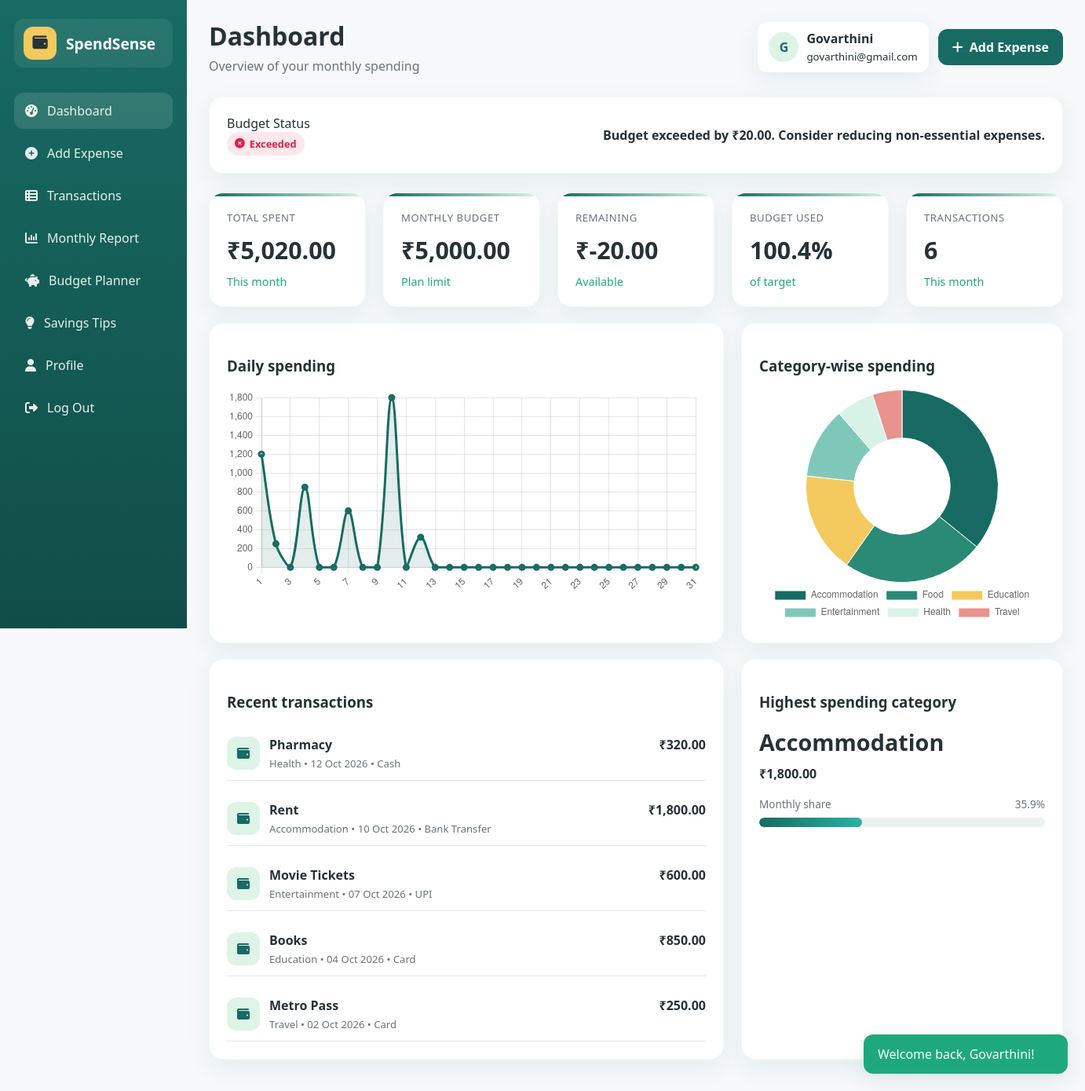
/index.php (signed in), run on the app's committed database.
### tables this page shows
CREATE TABLE budgets (
    id INT AUTO_INCREMENT PRIMARY KEY,
    user_id INT NOT NULL,
    budget_month INT NOT NULL,
    budget_year INT NOT NULL,
    monthly_limit DECIMAL(10,2) NOT NULL,
    created_at TIMESTAMP DEFAULT CURRENT_TIMESTAMP,
    updated_at TIMESTAMP DEFAULT CURRENT_TIMESTAMP ON UPDATE CURRENT_TIMESTAMP,
    CONSTRAINT fk_budgets_user FOREIGN KEY (user_id) REFERENCES users(id) ON DELETE CASCADE,
    UNIQUE KEY unique_user_month_budget (user_id, budget_month, budget_year)
);

CREATE TABLE expenses (
    id INT AUTO_INCREMENT PRIMARY KEY,
    user_id INT NOT NULL,
    title VARCHAR(200) NOT NULL,
    amount DECIMAL(10,2) NOT NULL,
    category VARCHAR(50) NOT NULL,
    expense_date DATE NOT NULL,
    payment_method VARCHAR(50) NOT NULL,
    notes TEXT,
    created_at TIMESTAMP DEFAULT CURRENT_TIMESTAMP,
    updated_at TIMESTAMP DEFAULT CURRENT_TIMESTAMP ON UPDATE CURRENT_TIMESTAMP,
    CONSTRAINT fk_expenses_user FOREIGN KEY (user_id) REFERENCES users(id) ON DELETE CASCADE,
    INDEX idx_expenses_user_date (user_id, expense_date),
    INDEX idx_expenses_category (category),
    INDEX idx_expenses_user (user_id)
);

### includes/functions.php (called while the page is built, shortened)
<?php
function currentUser(): ?array
{
    return $_SESSION['user'];
}
function e(string $value): string
{
    return htmlspecialchars($value, ENT_QUOTES, 'UTF-8');
}
function formatCurrency(float $amount): string
{
    return '₹' . number_format($amount, 2, '.', ',');
}
function getFlashMessages(): array
{
    $messages = $_SESSION['flash'] ?? [];
    return $messages;
}
function getPdo(): PDO
{
    static $pdo = null;
    if ($pdo instanceof PDO) {
        return $pdo;
    }
    $dsn = 'mysql:host=' . DB_HOST . ';port=' . DB_PORT . ';dbname=' . DB_NAME . ';charset=utf8mb4';
    $options = [
        PDO::ATTR_ERRMODE => PDO::ERRMODE_EXCEPTION,
        PDO::ATTR_DEFAULT_FETCH_MODE => PDO::FETCH_ASSOC,
        PDO::ATTR_EMULATE_PREPARES => false,
    ];
    try {
        $pdo = new PDO($dsn, DB_USER, DB_PASS, $options);
    } catch (PDOException $e) {
        die('Database connection failed. Please check your XAMPP MySQL configuration.');
    }
    return $pdo;
}
function getMonthlyExpenseSummary(int $userId, int $month, int $year): array
{
    $pdo = getPdo();
    $stmt = $pdo->prepare(
        'SELECT COALESCE(SUM(amount), 0) AS total_expenses, COUNT(*) AS total_transactions
         FROM expenses
         WHERE user_id = :user_id AND MONTH(expense_date) = :month AND YEAR(expense_date) = :year'
    );
    $stmt->execute(['user_id' => $userId, 'month' => $month, 'year' => $year]);
    return $stmt->fetch() ?: ['total_expenses' => 0, 'total_transactions' => 0];
}
function getMonthlyBudget(int $userId, int $month, int $year): ?array
{
    $pdo = getPdo();
    $stmt = $pdo->prepare(
        'SELECT * FROM budgets WHERE user_id = :user_id AND budget_month = :month AND budget_year = :year LIMIT 1'
    );
    $stmt->execute(['user_id' => $userId, 'month' => $month, 'year' => $year]);
    return $stmt->fetch() ?: null;
}
function getCategoryBreakdown(int $userId, int $month, int $year): array
{
    $pdo = getPdo();
    $stmt = $pdo->prepare(
        'SELECT category, SUM(amount) AS total_amount
         FROM expenses
         WHERE user_id = :user_id AND MONTH(expense_date) = :month AND YEAR(expense_date) = :year
         GROUP BY category
         ORDER BY total_amount DESC'
    );
    $stmt->execute(['user_id' => $userId, 'month' => $month, 'year' => $year]);
    return $stmt->fetchAll();
}
function getDailySpendingData(int $userId, int $month, int $year): array
{
    $pdo = getPdo();
    $stmt = $pdo->prepare(
        'SELECT DAY(expense_date) AS day_label, COALESCE(SUM(amount), 0) AS total_amount
         FROM expenses
         WHERE user_id = :user_id AND MONTH(expense_date) = :month AND YEAR(expense_date) = :year
         GROUP BY DAY(expense_date)
         ORDER BY day_label ASC'
    );
    $stmt->execute(['user_id' => $userId, 'month' => $month, 'year' => $year]);
    $data = [];
    foreach ($stmt->fetchAll() as $row) {
        $data[(int)$row['day_label']] = (float)$row['total_amount'];
    }
    return $data;
}
function budgetStatus(float $usedPercent): string
{
    return 'danger';
}
function getBudgetWarningMessage(float $spent, float $budget): string
{
    $usedPercent = ($spent / $budget) * 100;
    $exceededBy = $spent - $budget;
    return 'Budget exceeded by ' . formatCurrency($exceededBy) . '. Consider reducing non-essential expenses.';
}
function recentTransactions(int $userId, int $limit = 5): array
{
    $pdo = getPdo();
    $stmt = $pdo->prepare(
        'SELECT * FROM expenses
         WHERE user_id = :user_id
         ORDER BY expense_date DESC, created_at DESC
         LIMIT :limit'
    );
    $stmt->bindValue(':user_id', $userId, PDO::PARAM_INT);
    $stmt->bindValue(':limit', $limit, PDO::PARAM_INT);
    $stmt->execute();
    return $stmt->fetchAll();
}

### index.php (the view, shortened to what this page needs)
<?php
$user = currentUser();
$month = (int)date('n');
$year = (int)date('Y');
$summary = getMonthlyExpenseSummary((int)$user['id'], $month, $year);
$budget = getMonthlyBudget((int)$user['id'], $month, $year);
$monthlyBudget = (float)($budget['monthly_limit'] ?? 0);
$totalSpent = (float)($summary['total_expenses'] ?? 0);
$remaining = $monthlyBudget - $totalSpent;
$usedPercent = $monthlyBudget > 0 ? ($totalSpent / $monthlyBudget) * 100 : 0;
$budgetStatus = budgetStatus($usedPercent);
$budgetMessage = getBudgetWarningMessage($totalSpent, $monthlyBudget);
$categoryBreakdown = getCategoryBreakdown((int)$user['id'], $month, $year);
$highestCategory = null;
if (!empty($categoryBreakdown)) {
    $highestCategory = $categoryBreakdown[0];
}
$recent = recentTransactions((int)$user['id'], 5);
$dailyData = getDailySpendingData((int)$user['id'], $month, $year);
$daysInMonth = cal_days_in_month(CAL_GREGORIAN, $month, $year);
$dailyLabels = [];
$dailyValues = [];
for ($day = 1; $day <= $daysInMonth; $day++) {
    $dailyLabels[] = (string)$day;
    $dailyValues[] = (float)($dailyData[$day] ?? 0);
}
$categoryLabels = [];
$categoryValues = [];
foreach ($categoryBreakdown as $row) {
    $categoryLabels[] = $row['category'];
    $categoryValues[] = (float)$row['total_amount'];
}
require_once __DIR__ . '/includes/header.php';
?>
<div class="app-shell">
    <?php require_once __DIR__ . '/includes/sidebar.php'; ?>
    <main class="content">
        <header class="topbar">
            <div>
                <h1 class="page-title">Dashboard</h1>
                <p class="page-subtitle">Overview of your monthly spending</p>
            </div>
            <div class="topbar-actions">
                <div class="user-pill">
                    <div class="avatar"><?= htmlspecialchars(substr($user['name'], 0, 1), ENT_QUOTES, 'UTF-8'); ?></div>
                    <div>
                        <strong><?= e($user['name']) ?></strong><br>
                        <small><?= e($user['email']) ?></small>
                    </div>
                </div>
                <a class="btn btn-primary" href="add-expense.php"><i class="fa-solid fa-plus"></i> Add Expense</a>
            </div>
        </header>
        <div class="card" style="margin-bottom: 24px;">
            <div style="display:flex;justify-content:space-between;align-items:center;gap:12px;flex-wrap:wrap;">
                <div>
                    <div class="label">Budget Status</div>
                    <div class="status-badge status-<?= $budgetStatus ?>">
                        <?php if ($budgetStatus === 'good'): ?>
                            <i class="fa-solid fa-circle-check"></i>
                        <?php elseif ($budgetStatus === 'warning'): ?>
                            <i class="fa-solid fa-triangle-exclamation"></i>
                        <?php else: ?>
                            <i class="fa-solid fa-circle-xmark"></i>
                        <?php endif; ?>
                        <?= $budgetStatus === 'good' ? 'Under control' : ($budgetStatus === 'warning' ? 'Warning' : 'Exceeded'); ?>
                    </div>
                </div>
                <div style="text-align:right;">
                    <strong><?= e($budgetMessage) ?></strong>
                </div>
            </div>
        </div>
        <section class="grid stats-grid">
            <div class="card stat-card">
                <div class="label">Total Spent</div>
                <p class="value"><?= formatCurrency($totalSpent) ?></p>
                <div class="delta">This month</div>
            </div>
            <div class="card stat-card">
                <div class="label">Monthly Budget</div>
                <p class="value"><?= formatCurrency($monthlyBudget) ?></p>
                <div class="delta">Plan limit</div>
            </div>
            <div class="card stat-card">
                <div class="label">Remaining</div>
                <p class="value"><?= formatCurrency($remaining) ?></p>
                <div class="delta">Available</div>
            </div>
            <div class="card stat-card">
                <div class="label">Budget Used</div>
                <p class="value"><?= number_format($usedPercent, 1) ?>%</p>
                <div class="delta"><?= $monthlyBudget > 0 ? 'of target' : 'No budget set' ?></div>
            </div>
            <div class="card stat-card">
                <div class="label">Transactions</div>
                <p class="value"><?= (int)($summary['total_transactions'] ?? 0) ?></p>
                <div class="delta">This month</div>
            </div>
        </section>
        <section class="grid panel-grid">
            <div class="card chart-card">
                <h3>Daily spending</h3>
                <div class="chart-wrap">
                    <canvas id="dailyChart"></canvas>
                </div>
            </div>
            <div class="card chart-card">
                <h3>Category-wise spending</h3>
                <div class="chart-wrap">
                    <canvas id="categoryChart"></canvas>
                </div>
            </div>
        </section>
        <section class="grid panel-grid" style="margin-top: 20px;">
            <div class="card">
                <h3>Recent transactions</h3>
                <?php if (empty($recent)): ?>
                    <div class="empty-box">No transactions yet. Add your first expense to begin tracking.</div>
                <?php else: ?>
                    <div class="list">
                        <?php foreach ($recent as $row): ?>
                            <div class="transaction-item">
                                <div class="transaction-main">
                                    <div class="transaction-icon"><i class="fa-solid fa-wallet"></i></div>
                                    <div class="meta">
                                        <h4><?= e($row['title']) ?></h4>
                                        <p><?= e($row['category']) ?> • <?= date('d M Y', strtotime($row['expense_date'])) ?> • <?= e($row['payment_method']) ?></p>
                                    </div>
                                </div>
                                <div class="amount"><?= formatCurrency((float)$row['amount']) ?></div>
                            </div>
                        <?php endforeach; ?>
                    </div>
                <?php endif; ?>
            </div>
            <div class="card">
                <h3>Highest spending category</h3>
                <?php if ($highestCategory): ?>
                    <div style="font-size: 1.8rem; font-weight: 700; margin: 10px 0;">
                        <?= e($highestCategory['category']) ?>
                    </div>
                    <div class="amount"><?= formatCurrency((float)$highestCategory['total_amount']) ?></div>
                    <div class="progress-block">
                        <div class="progress-label">
                            <span>Monthly share</span>
                            <span><?= $totalSpent > 0 ? number_format(((float)$highestCategory['total_amount'] / $totalSpent) * 100, 1) : 0 ?>%</span>
                        </div>
                        <div class="progress">
                            <div class="progress-bar" style="width: <?= $totalSpent > 0 ? (min(((float)$highestCategory['total_amount'] / $totalSpent) * 100, 100)) : 0 ?>%;"></div>
                        </div>
                    </div>
                <?php else: ?>
                    <div class="empty-box">No expense data available.</div>
                <?php endif; ?>
            </div>
        </section>
    </main>
</div>
<script>
const dailyCtx = document.getElementById('dailyChart');
new Chart(dailyCtx, {
    type: 'line',
    data: {
        labels: <?= json_encode($dailyLabels) ?>,
        datasets: [{
            label: 'Daily spending',
            data: <?= json_encode($dailyValues) ?>,
            borderColor: '#176B63',
            backgroundColor: 'rgba(23, 107, 99, 0.12)',
            borderWidth: 3,
            tension: 0.35,
            fill: true,
        }]
    },
    options: {
        responsive: true,
        maintainAspectRatio: false,
        plugins: { legend: { display: false } },
        scales: { y: { beginAtZero: true } }
    }
});
const categoryCtx = document.getElementById('categoryChart');
new Chart(categoryCtx, {
    type: 'doughnut',
    data: {
        labels: <?= json_encode($categoryLabels) ?>,
        datasets: [{
            data: <?= json_encode($categoryValues) ?>,
            backgroundColor: ['#176B63', '#2a8a76', '#F4C95D', '#7fc8b9', '#d9f2e8', '#e8938d', '#c4d9d7', '#84b7d5', '#FFB0B0'],
            borderWidth: 1
        }]
    },
    options: {
        responsive: true,
        maintainAspectRatio: false,
        plugins: { legend: { position: 'bottom' } }
    }
});
</script>
<?php require_once __DIR__ . '/includes/footer.php'; ?>

### includes/header.php (shortened to what this page needs)
<!DOCTYPE html>
<html lang="en">
<head>
    <link rel="stylesheet" href="assets/css/style.css">
    <link rel="stylesheet" href="https://cdnjs.cloudflare.com/ajax/libs/font-awesome/6.5.2/css/all.min.css">
</head>
<body>
<?php
$flashMessages = getFlashMessages();
foreach ($flashMessages as $type => $message):
    echo '<div class="toast show ' . e($type) . '" role="alert">' . e($message) . '</div>';
endforeach;
?>

### includes/sidebar.php
<aside class="sidebar">
    <div class="brand">
        <div class="brand-badge"><i class="fa-solid fa-wallet"></i></div>
        <div>
            <h2>SpendSense</h2>
        </div>
    </div>
    <nav class="nav-list">
        <a class="nav-link <?php echo basename($_SERVER['PHP_SELF']) === 'index.php' ? 'active' : ''; ?>" href="index.php"><i class="fa-solid fa-gauge-high"></i> Dashboard</a>
        <a class="nav-link <?php echo basename($_SERVER['PHP_SELF']) === 'add-expense.php' ? 'active' : ''; ?>" href="add-expense.php"><i class="fa-solid fa-circle-plus"></i> Add Expense</a>
        <a class="nav-link <?php echo basename($_SERVER['PHP_SELF']) === 'transactions.php' ? 'active' : ''; ?>" href="transactions.php"><i class="fa-solid fa-table-list"></i> Transactions</a>
        <a class="nav-link <?php echo basename($_SERVER['PHP_SELF']) === 'reports.php' ? 'active' : ''; ?>" href="reports.php"><i class="fa-solid fa-chart-column"></i> Monthly Report</a>
        <a class="nav-link <?php echo basename($_SERVER['PHP_SELF']) === 'budget.php' ? 'active' : ''; ?>" href="budget.php"><i class="fa-solid fa-piggy-bank"></i> Budget Planner</a>
        <a class="nav-link <?php echo basename($_SERVER['PHP_SELF']) === 'savings-tips.php' ? 'active' : ''; ?>" href="savings-tips.php"><i class="fa-solid fa-lightbulb"></i> Savings Tips</a>
        <a class="nav-link <?php echo basename($_SERVER['PHP_SELF']) === 'profile.php' ? 'active' : ''; ?>" href="profile.php"><i class="fa-solid fa-user"></i> Profile</a>
        <a class="nav-link" href="logout.php"><i class="fa-solid fa-right-from-bracket"></i> Log Out</a>
    </nav>
</aside>

### includes/footer.php (shortened to what this page needs)
</body>
</html>

### data on the page
budgets: monthly_limit "₹5,000.00"
expenses: title "Pharmacy", category "Health", expense_date "12 Oct 2026", payment_method "Cash", amount "₹320.00"
expenses: title "Rent", category "Accommodation", expense_date "10 Oct 2026", payment_method "Bank Transfer", amount "₹1,800.00"
expenses: title "Movie Tickets", category "Entertainment", expense_date "07 Oct 2026", payment_method "UPI", amount "₹600.00"
expenses: title "Books", category "Education", expense_date "04 Oct 2026", payment_method "Card", amount "₹850.00"
expenses: title "Metro Pass", category "Travel", expense_date "02 Oct 2026", payment_method "Card", amount "₹250.00"

### other printed values
$message "Welcome back, Govarthini!"
substr($user['name'], 0, 1) "G"
$user['name'] "Govarthini"
$user['email'] "govarthini@gmail.com"
$budgetMessage "Budget exceeded by ₹20.00. Consider reducing non-essential expenses."
formatCurrency($totalSpent) "₹5,020.00"
formatCurrency($remaining) "₹-20.00"
$usedPercent "100.4"
$summary['total_transactions'] "6"
$highestCategory['category'] "Accommodation"
formatCurrency((float)$highestCategory['total_amount']) "₹1,800.00"
chart data {{ json_encode($dailyLabels) }} ["1","2","3","4","5","6","7","8","9","10","11","12","13","14","15","16","17","18","19","20","21","22","23","24","25","26","27","28","29","30","31"]
chart data {{ json_encode($dailyValues) }} [1200,250,0,850,0,0,600,0,0,1800,0,320,0,0,0,0,0,0,0,0,0,0,0,0,0,0,0,0,0,0,0]
chart data {{ json_encode($categoryLabels) }} ["Accommodation","Food","Education","Entertainment","Health","Travel"]
chart data {{ json_encode($categoryValues) }} [1800,1200,850,600,320,250]
